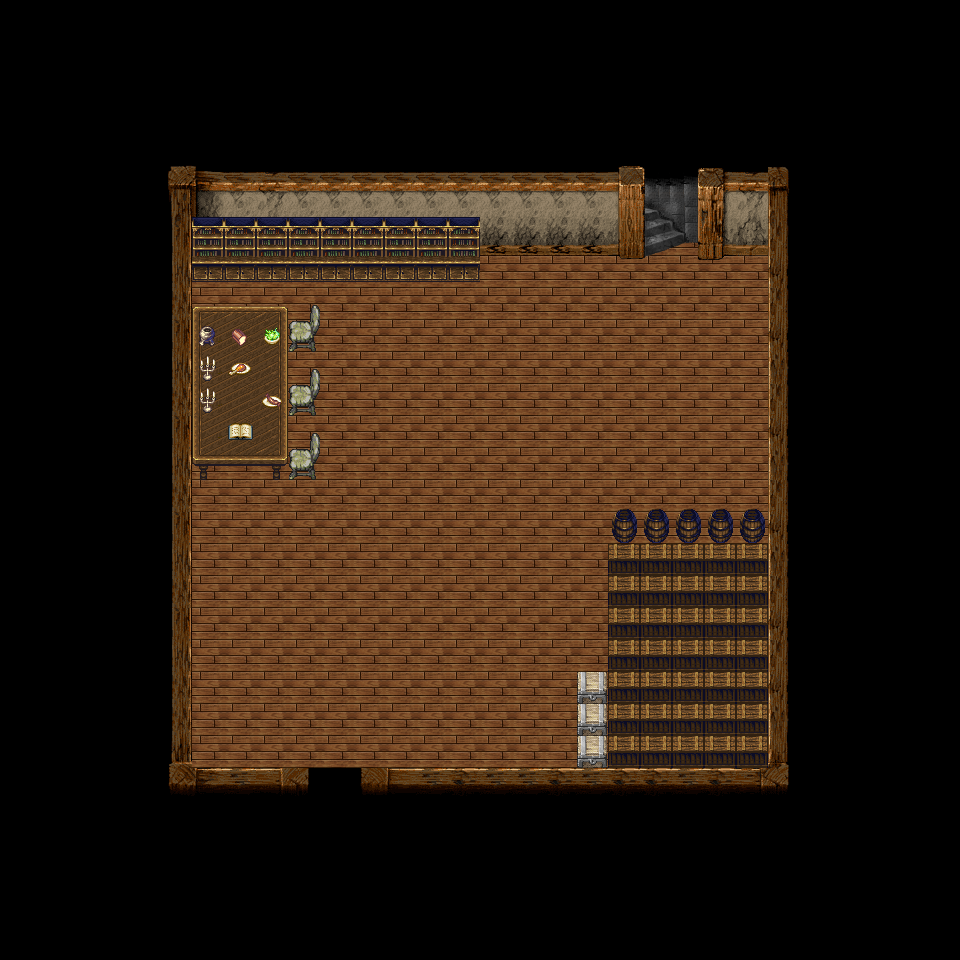

This game map was drawn from its Tiled (.tmx) file and the tilesets committed beside it. A one-line description and the trimmed map source follow:
An orthogonal 30x30 tile map with 32x32 px tiles, 12 tile layers (Terrain, Terrain2, Terrain3, Escenario, ...), 3 tilesets and 17 objects (2x clavLevelEntity).

<map version="1.0" orientation="orthogonal" renderorder="right-down" width="30" height="30" tilewidth="32" tileheight="32" backgroundcolor="#000000" nextobjectid="63">
 <properties>
  <property name="z" value="0" />
 </properties>
 <tileset firstgid="1" name="building_interior_objects_01" tilewidth="32" tileheight="32">
  <image source="tileset/building_interior_objects_01.png" width="512" height="512" />
 </tileset>
 <tileset firstgid="257" name="mountain_house_interior" tilewidth="32" tileheight="32">
  <image source="tileset/mountain_house_interior.png" width="512" height="512" />
 </tileset>
 <tileset firstgid="513" name="metatiles32x32" tilewidth="32" tileheight="32">
  <image source="tileset/metatiles32x32.png" width="192" height="32" />
  <tile id="0">
   <properties>
    <property name="type" value="solid" />
   </properties>
  </tile>
 </tileset>
 <layer name="Terrain" width="30" height="30">
  <data>[900 cells, 400 non-empty, 2 distinct tile ids]</data>
 </layer>
 <layer name="Terrain2" width="30" height="30">
  <properties>
   <property name="z" value="1" />
  </properties>
  <data>[900 cells, 116 non-empty, 48 distinct tile ids]</data>
 </layer>
 <layer name="Terrain3" width="30" height="30">
  <properties>
   <property name="z" value="2" />
  </properties>
  <data>[900 cells, 0 non-empty, 0 distinct tile ids]</data>
 </layer>
 <layer name="Escenario" width="30" height="30">
  <properties>
   <property name="z" value="3" />
  </properties>
  <data>[900 cells, 96 non-empty, 18 distinct tile ids]</data>
 </layer>
 <layer name="Escenario2" width="30" height="30">
  <properties>
   <property name="z" value="4" />
  </properties>
  <data>[900 cells, 0 non-empty, 0 distinct tile ids]</data>
 </layer>
 <layer name="Terrain4" width="30" height="30">
  <properties>
   <property name="z" value="5" />
  </properties>
  <data>[900 cells, 0 non-empty, 0 distinct tile ids]</data>
 </layer>
 <objectgroup name="NPCs">
  <properties>
   <property name="z" value="6" />
  </properties>
 </objectgroup>
 <layer name="Techo" width="30" height="30">
  <properties>
   <property name="z" value="7" />
  </properties>
  <data>[900 cells, 0 non-empty, 0 distinct tile ids]</data>
 </layer>
 <layer name="Terrain5" width="30" height="30">
  <properties>
   <property name="z" value="8" />
  </properties>
  <data>[900 cells, 0 non-empty, 0 distinct tile ids]</data>
 </layer>
 <layer name="Techo2" width="30" height="30">
  <properties>
   <property name="z" value="9" />
  </properties>
  <data>[900 cells, 0 non-empty, 0 distinct tile ids]</data>
 </layer>
 <layer name="Escenario3" width="30" height="30">
  <properties>
   <property name="z" value="10" />
  </properties>
  <data>[900 cells, 3 non-empty, 3 distinct tile ids]</data>
 </layer>
 <layer name="Escenario4" width="30" height="30">
  <properties>
   <property name="z" value="11" />
  </properties>
  <data>[900 cells, 8 non-empty, 7 distinct tile ids]</data>
 </layer>
 <layer name="Escenario5" width="30" height="30">
  <properties>
   <property name="z" value="12" />
  </properties>
  <data>[900 cells, 0 non-empty, 0 distinct tile ids]</data>
 </layer>
 <objectgroup color="#02faea" name="Triggers">
  <object id="1" name="clavLevelEntity" x="320" y="768" width="32" height="32">
   <properties>
    <property name="duration" value="250" />
    <property name="fade" value="#000000" />
    <property name="spawn" value="islandcasa01" />
    <property name="to" value="island" />
   </properties>
  </object>
  <object id="62" name="clavLevelEntity" x="640" y="224" width="64" height="32">
   <properties>
    <property name="duration" value="250" />
    <property name="fade" value="#000000" />
    <property name="spawn" value="islandcasa02" />
    <property name="to" value="island" />
   </properties>
  </object>
 </objectgroup>
 <objectgroup name="collision">
  <object id="41" x="192" y="0" width="288" height="288" />
  <object id="42" x="480" y="0" width="160" height="256" />
  <object id="44" x="704" y="0" width="64" height="256" />
  <object id="45" x="768" y="0" width="192" height="960" />
  <object id="46" x="352" y="768" width="416" height="192" />
  <object id="47" x="0" y="768" width="320" height="192" />
  <object id="48" x="0" y="0" width="192" height="768" />
  <object id="49" x="192" y="320" width="96" height="160" />
  <object id="51" x="608" y="512" width="160" height="256" />
  <object id="52" x="576" y="672" width="32" height="96" />
  <object id="53" x="320" y="320" height="32" />
  <object id="54" x="320" y="384" height="32" />
  <object id="55" x="320" y="448" height="32" />
 </objectgroup>
 <objectgroup color="#ffd100" name="Spawns">
  <object id="57" x="320" y="736" width="32" height="32">
   <properties>
    <property name="direction" value="run-up" />
    <property name="spawn" value="island1" />
   </properties>
  </object>
  <object id="60" x="640" y="256" width="64" height="32">
   <properties>
    <property name="direction" value="run-down" />
    <property name="spawn" value="island2" />
   </properties>
  </object>
 </objectgroup>
</map>
